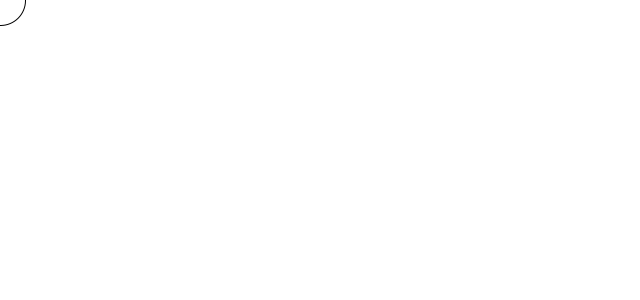
Frame 1 (no input)
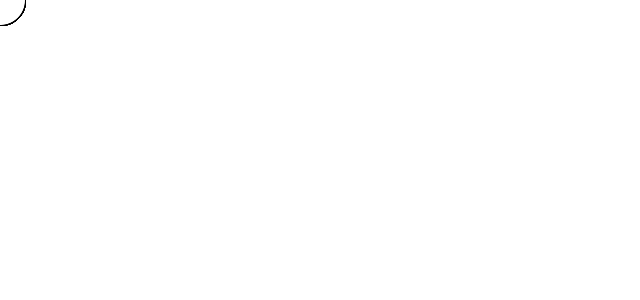
Frame 60 (the mouse pressed at the canvas centre just before this capture)
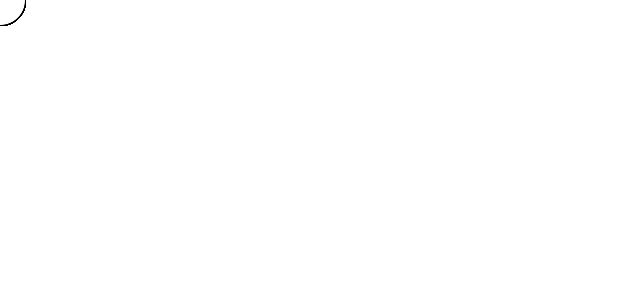
Frame 120 (the mouse held since frame 60 and released just before this capture)

The Processing sketch that drew these frames (run headless with seeded random() and noise(); from frame 60 on, the mouse is pressed at the canvas centre):

// Processing sketch: processingstarter
// ── processingstarter.pde
void setup() { //setup basics
    size(640,300);
    background(255,255,255);
}

void draw() {
    circle(0,0,50);
    //infinite loop

}
